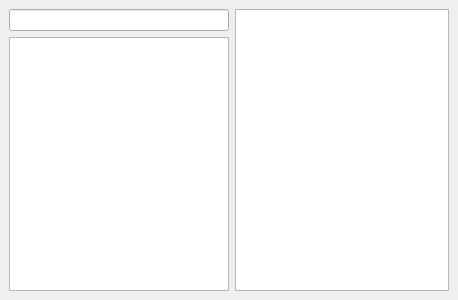
<?xml version="1.0" encoding="UTF-8"?>
<ui version="4.0">
 <class>PlaylistWidget</class>
 <widget class="QDockWidget" name="PlaylistWidget">
  <property name="geometry">
   <rect>
    <x>0</x>
    <y>0</y>
    <width>458</width>
    <height>300</height>
   </rect>
  </property>
  <property name="sizePolicy">
   <sizepolicy hsizetype="Preferred" vsizetype="Preferred">
    <horstretch>0</horstretch>
    <verstretch>0</verstretch>
   </sizepolicy>
  </property>
  <property name="minimumSize">
   <size>
    <width>164</width>
    <height>300</height>
   </size>
  </property>
  <property name="maximumSize">
   <size>
    <width>16777215</width>
    <height>16777215</height>
   </size>
  </property>
  <property name="windowTitle">
   <string>Playlist</string>
  </property>
  <widget class="QWidget" name="dockWidgetContents">
   <layout class="QGridLayout" name="gridLayout">
    <item row="0" column="1">
     <widget class="QLineEdit" name="leSearch"/>
    </item>
    <item row="1" column="1">
     <widget class="QTreeView" name="tvLibrary">
      <property name="editTriggers">
       <set>QAbstractItemView::NoEditTriggers</set>
      </property>
      <property name="alternatingRowColors">
       <bool>true</bool>
      </property>
      <property name="selectionMode">
       <enum>QAbstractItemView::ContiguousSelection</enum>
      </property>
      <property name="selectionBehavior">
       <enum>QAbstractItemView::SelectItems</enum>
      </property>
      <attribute name="headerVisible">
       <bool>false</bool>
      </attribute>
     </widget>
    </item>
    <item row="0" column="2" rowspan="2">
     <widget class="QListView" name="lvPlaylist">
      <property name="maximumSize">
       <size>
        <width>250</width>
        <height>16777215</height>
       </size>
      </property>
      <property name="horizontalScrollBarPolicy">
       <enum>Qt::ScrollBarAlwaysOff</enum>
      </property>
      <property name="editTriggers">
       <set>QAbstractItemView::NoEditTriggers</set>
      </property>
      <property name="selectionMode">
       <enum>QAbstractItemView::ExtendedSelection</enum>
      </property>
      <property name="resizeMode">
       <enum>QListView::Fixed</enum>
      </property>
     </widget>
    </item>
   </layout>
  </widget>
 </widget>
 <resources/>
 <connections/>
</ui>
